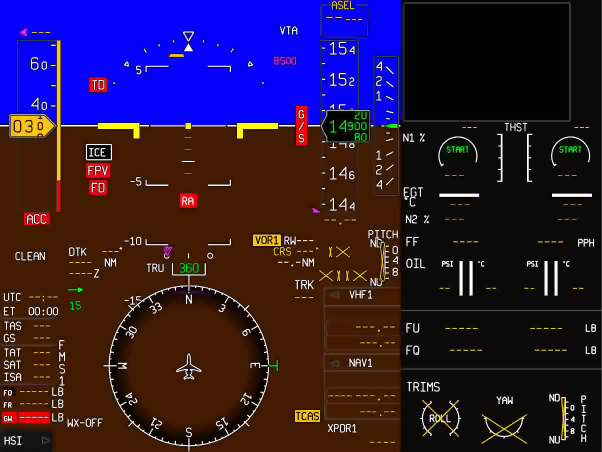
#> input picture admin_tools/imgs/img2.png, 1204 x 904 px (shown at 1/2 size)
$ jupyter execute Untitled.ipynb
#> lines starting #> are read from the running program, lines starting #| are printed output that depends on the picture
[cell 1]
import cv2
import numpy as np
import utils
from skimage import io as io
import matplotlib.pyplot as plt

[cell 2]
img = io.imread('admin_tools/imgs/img2.png')
#> img is the input picture: shape (904, 1204, 3); mean R, G, B 43.6, 25, 53.9

[cell 3]
x1, y1, x2, y2 = [122, 554, 193, 627]

[cell 4]
roi = img[y1: y2-25, x1: x1+56]
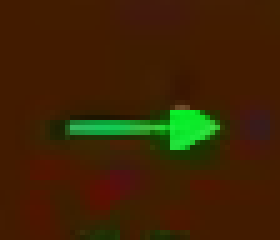
#> roi: shape (48, 56, 3) (shown 5 times larger); mean R, G, B 61.9, 35.9, 3.8

[cell 5]
x1,y1,x2,y2 = [240, 457, 487, 521]
roi2 = img[y1: y2, x1: x2]
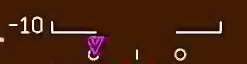
#> roi2: shape (64, 247, 3); mean R, G, B 71.8, 33.7, 12.6

[cell 6]
plt.imshow(roi2)

[cell 7]
## convert to hsv
hsv = cv2.cvtColor(roi2, cv2.COLOR_BGR2HSV)
#> hsv: shape (64, 247, 3); mean H, S, V 109.6, 234.7, 71.8

## mask of green (36,0,0) ~ (70, 255,255)
mask = cv2.inRange(hsv, (150, 0, 100), (200, 20,172))
#> mask: shape (64, 247); every value is 0

## slice the green
imask = mask>0
green = np.zeros_like(roi2, np.uint8)

[cell 8]
plt.imshow(green)
